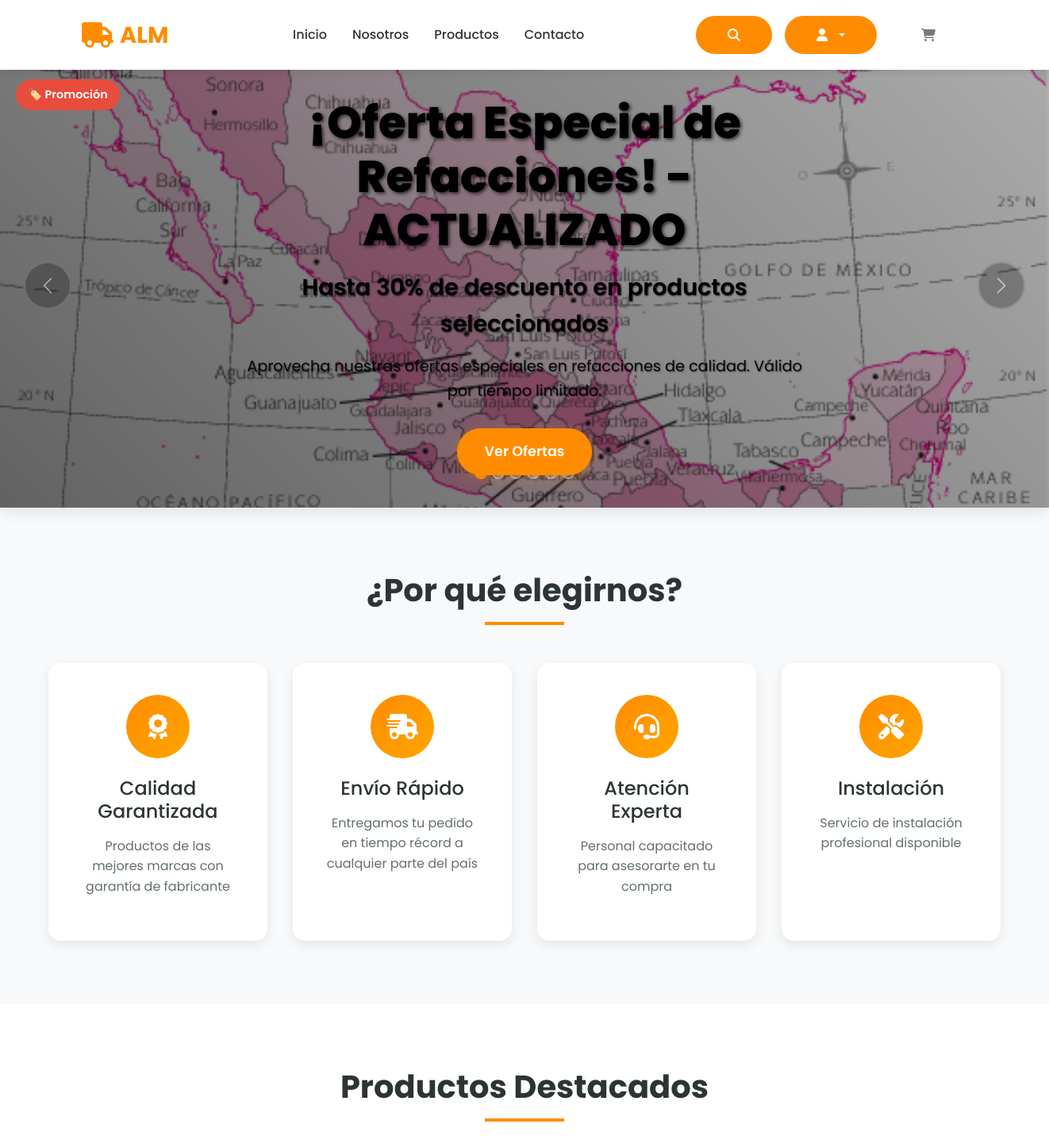
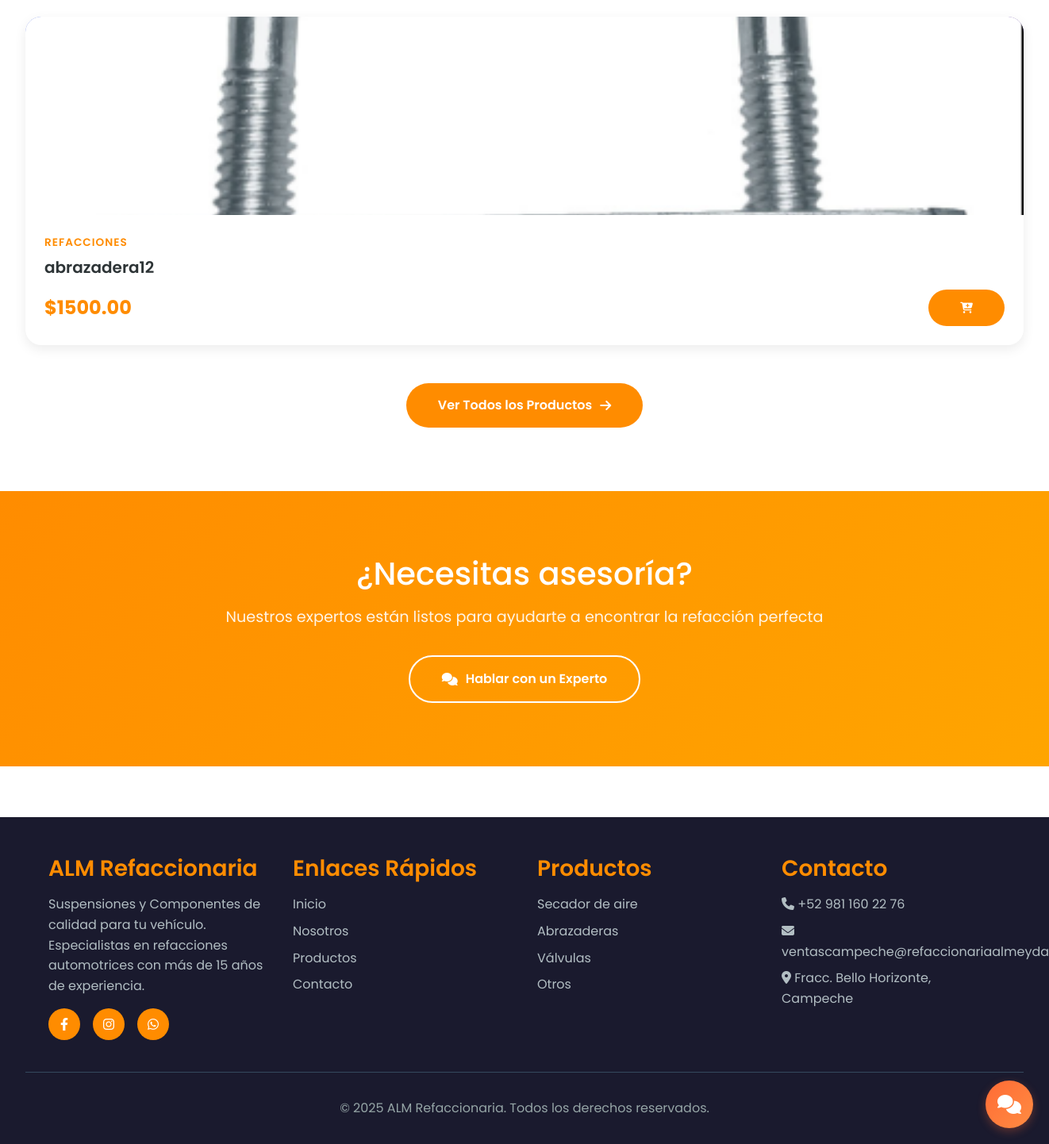
The page / on the database its author committed (2 pictures, top to bottom).
### store/models.py (models this page shows, shortened)
class CarouselSlide(models.Model):
    title = models.CharField(max_length=200, verbose_name="Título")
    subtitle = models.CharField(max_length=300, blank=True, null=True, verbose_name="Subtítulo")
    description = models.TextField(blank=True, null=True, verbose_name="Descripción")
    image = models.ImageField(upload_to=carousel_image_path, verbose_name="Imagen")
    button_text = models.CharField(max_length=50, blank=True, null=True, verbose_name="Texto del botón")
    button_link = models.URLField(blank=True, null=True, verbose_name="Enlace del botón")
    external_link = models.BooleanField(default=False, verbose_name="¿Enlace externo?")
    is_active = models.BooleanField(default=True, verbose_name="Activo")
    order = models.PositiveIntegerField(default=0, verbose_name="Orden de aparición")
    SLIDE_TYPES = [
        ('promotion', '🏷️ Promoción/Oferta'),
        ('business', '🏢 Negocio/Instalaciones'),
        ('product', '🔧 Producto Destacado'),
        ('service', '⚙️ Servicio'),
        ('announcement', '📢 Anuncio General'),
    ]
    slide_type = models.CharField(max_length=20, choices=SLIDE_TYPES, default='promotion', verbose_name="Tipo de slide")
    background_color = models.CharField(max_length=7, default='#ffffff', verbose_name="Color de fondo",
                                      help_text="Formato hex: #ffffff")
    text_color = models.CharField(max_length=7, default='#000000', verbose_name="Color del texto",
                                help_text="Formato hex: #000000")
    created_at = models.DateTimeField(auto_now_add=True)
    updated_at = models.DateTimeField(auto_now=True)
    start_date = models.DateTimeField(blank=True, null=True, verbose_name="Fecha de inicio",
                                    help_text="Dejar vacío para mostrar inmediatamente")
    end_date = models.DateTimeField(blank=True, null=True, verbose_name="Fecha de fin",
                                  help_text="Dejar vacío para mostrar indefinidamente")
    @property
    def is_visible(self):
        if not self.is_active:
            return False
        from django.utils import timezone
        now = timezone.now()
        if self.start_date and now < self.start_date:
            return False
        if self.end_date and now > self.end_date:
            return False
        return True
    @property
    def image_url(self):
        if self.image:
            return self.image.url
        return '/static/images/carousel_placeholder.jpg'
    class Meta:
        ordering = ['order', '-created_at']
        verbose_name = "Slide del Carrusel"
        verbose_name_plural = "Slides del Carrusel"

class Product(models.Model):
    CATEGORY_CHOICES = [
        ('Sujeción y Soporte', 'Sujeción y Soporte'),
        ('Motor y Transmisión', 'Motor y Transmisión'),
        ('Sistema hidraulico y Neumatico', 'Sistema hidraulico y Neumatico'),
        ('Bujes y Casquillos', 'Bujes y Casquillos'),
        ('Sistema de Frenos', 'Sistema de Frenos'),
        ('Accesorios y Misceláneos', 'Accesorios y Misceláneos'),
    ]
    MATERIAL_CHOICES = [
        ('Acero', 'Acero'),
        ('Hierro fundido', 'Hierro fundido'),
        ('Bronce / Latón', 'Bronce / Latón'),
        ('Aluminio', 'Aluminio'),
        ('Goma / Poliuretano', 'Goma / Poliuretano'),
        ('Otro', 'Otro'),
    ]
    PROVEEDOR_CHOICES = [
        ('Productos Almeyda', 'Productos Almeyda'),
    ]
    proveedor = models.CharField(max_length=100, choices=PROVEEDOR_CHOICES)
    seller = models.ForeignKey(User, on_delete=models.CASCADE)
    name = models.CharField(max_length=200)
    description = models.TextField(max_length=1000, null=True, blank=True)
    price = models.FloatField()
    offer_price = models.FloatField(null=True, blank=True)
    offer = models.BooleanField(default=False)
    quantity = models.IntegerField()
    category = models.CharField(max_length=50, choices=CATEGORY_CHOICES)
    height_cm = models.FloatField()
    width_cm = models.FloatField()
    material = models.CharField(max_length=50, choices=MATERIAL_CHOICES)
    likes = models.ManyToManyField(User, related_name='liked_products', blank=True)
    date_of_delivery = models.DateField(null=True, blank=True)
    image = models.ImageField(null=True, blank=False)
    imageuno = models.ImageField(null=True, blank=False)
    imagedos = models.ImageField(null=True, blank=False)
    imagetres = models.ImageField(null=True, blank=False)
    @property
    def imageURL(self):
        try:
            url = self.image.url
        except:
            url = ''
        return url

### store/views.py (the view)
# urls.py: path('', views.index, name="index"),
def index(request):
    data = cartData(request)
    cartItems = data['cartItems']
    carousel_slides = CarouselSlide.objects.filter(
        is_active=True
    ).order_by('order', '-created_at')
    visible_slides = [slide for slide in carousel_slides if slide.is_visible]
    products_destacados = Product.objects.filter(
        quantity__gt=0  # Solo productos con stock
    ).order_by('-id')[:8]  # Los 8 productos más recientes
    context = {
        'carousel_slides': visible_slides,
        'products_destacados': products_destacados,
        'cartItems': cartItems
    }
    return render(request, 'store/index.html', context)

### store/utils.py (called while the page is built)
def cartData(request):
    if request.user.is_authenticated:
        try:
            customer = request.user.customer
            order = Order.objects.filter(customer=customer, complete=False).first()
            if order:
                items = order.orderitem_set.all()
                cartItems = order.get_cart_items
            else:
                items = []
                order = {'get_cart_total': 0, 'get_cart_items': 0, 'shipping': False}
                cartItems = 0
        except Customer.DoesNotExist:
            items = []
            order = {'get_cart_total': 0, 'get_cart_items': 0, 'shipping': False}
            cartItems = 0
    else:
        items = []
        order = {'get_cart_total': 0, 'get_cart_items': 0, 'shipping': False}
        cartItems = 0
    return {'cartItems': cartItems, 'order': order, 'items': items}

### store/templates/store/index.html (shortened to what this page needs)
{% extends 'store/base.html' %}
{% load static %}
{% block content %}
{% if carousel_slides %}
<div id="mainCarousel" class="carousel slide main-carousel" data-bs-ride="carousel" data-bs-interval="5000">
    <div class="carousel-indicators">
    </div>
    <div class="carousel-inner">
        {% for slide in carousel_slides %}
        <div class="carousel-item {% if forloop.first %}active{% endif %}"
             style="background-image: url('{{ slide.image_url }}'); background-color: {{ slide.background_color }};">
            <div class="slide-type-badge badge-{{ slide.slide_type }}">
                {% if slide.slide_type == 'promotion' %}🏷️ Promoción
                {% elif slide.slide_type == 'business' %}🏢 Negocio
                {% elif slide.slide_type == 'product' %}🔧 Producto
                {% elif slide.slide_type == 'service' %}⚙️ Servicio
                {% elif slide.slide_type == 'announcement' %}📢 Anuncio
                {% endif %}
            </div>
            <div class="carousel-overlay">
                <div class="carousel-content" style="color: {{ slide.text_color }};">
                    <h1>{{ slide.title }}</h1>
                    {% if slide.subtitle %}
                        <div class="subtitle">{{ slide.subtitle }}</div>
                    {% endif %}
                    {% if slide.description %}
                        <p>{{ slide.description }}</p>
                    {% endif %}
                    {% if slide.button_text and slide.button_link %}
                        <a href="{{ slide.button_link }}" class="carousel-btn"
                           {% if slide.external_link %}target="_blank" rel="noopener"{% endif %}>
                            {{ slide.button_text }}
                        </a>
                    {% endif %}
                </div>
            </div>
        </div>
        {% endfor %}
    </div>
    <button class="carousel-control-prev" type="button" data-bs-target="#mainCarousel" data-bs-slide="prev">
        <span class="carousel-control-prev-icon" aria-hidden="true"></span>
    </button>
    <button class="carousel-control-next" type="button" data-bs-target="#mainCarousel" data-bs-slide="next">
        <span class="carousel-control-next-icon" aria-hidden="true"></span>
    </button>
</div>
{% endif %}
<section class="features">
    <div class="section-title">
        <h2>¿Por qué elegirnos?</h2>
        <div class="underline"></div>
    </div>
    <div class="features-grid">
        <div class="feature-card">
            <div class="feature-icon">
                <i class="fas fa-award"></i>
            </div>
            <h3>Calidad Garantizada</h3>
            <p>Productos de las mejores marcas con garantía de fabricante</p>
        </div>
        <div class="feature-card">
            <div class="feature-icon">
                <i class="fas fa-shipping-fast"></i>
            </div>
            <h3>Envío Rápido</h3>
            <p>Entregamos tu pedido en tiempo récord a cualquier parte del país</p>
        </div>
        <div class="feature-card">
            <div class="feature-icon">
                <i class="fas fa-headset"></i>
            </div>
            <h3>Atención Experta</h3>
            <p>Personal capacitado para asesorarte en tu compra</p>
        </div>
        <div class="feature-card">
            <div class="feature-icon">
                <i class="fas fa-tools"></i>
            </div>
            <h3>Instalación</h3>
            <p>Servicio de instalación profesional disponible</p>
        </div>
    </div>
</section>
<section class="products">
    <div class="section-title">
        <h2>Productos Destacados</h2>
        <div class="underline"></div>
    </div>
    <div class="products-grid">
        {% for product in products_destacados %}
        <div class="product-card">
            <div class="product-image">
                {% if product.image %}
                <img src="{{ product.imageURL }}" alt="{{ product.name }}">
                {% else %}
                <div class="product-image-placeholder">
                    <i class="fas fa-cog"></i>
                </div>
                {% endif %}
            </div>
            <div class="product-info">
                <div class="product-category">{{ product.section|default:"Refacciones" }}</div>
                <h3><a href="{% url 'product_detail' product.pk %}">{{ product.name }}</a></h3>
                <div class="d-flex justify-content-between align-items-center">
                    <div class="product-pricing">
                        {% if product.offer %}
                            <span class="text-muted text-decoration-line-through me-2">${{ product.price|floatformat:2 }}</span>
                            <span class="product-price">${{ product.offer_price|floatformat:2 }}</span>
                        {% else %}
                            <span class="product-price">${{ product.price|floatformat:2 }}</span>
                        {% endif %}
                    </div>
                    <div class="product-actions">
                        <button class="btn btn-primary-custom btn-sm add-btn" data-product="{{ product.id }}" data-action="add">
                            <i class="fas fa-cart-plus"></i>
                        </button>
                    </div>
                </div>
            </div>
        </div>
        {% endfor %}
    </div>
    <div class="text-center mt-5">
        <a href="{% url 'store' %}" class="btn btn-primary">
            Ver Todos los Productos <i class="fas fa-arrow-right"></i>
        </a>
    </div>
</section>
<section class="cta-section">
    <h2>¿Necesitas asesoría?</h2>
    <p>Nuestros expertos están listos para ayudarte a encontrar la refacción perfecta</p>
    <a href="#" class="btn btn-secondary">
        <i class="fas fa-comments"></i>
        Hablar con un Experto
    </a>
</section>
{% endblock %}

### store/templates/store/base.html (style rules this page uses)
* { margin: 0; padding: 0; box-sizing: border-box; }
:root { --primary-color: #FF8C00; --secondary-color: #1a1a2e; --accent-color: #FFA500; --text-dark: #2d3436; --text-light: #636e72; --white: #ffffff; --light-bg: #f8f9fa; }
body { font-family: 'Poppins', sans-serif; line-height: 1.6; color: var(--text-dark); background-color: var(--white); }
.btn-primary-custom { background: var(--primary-color); color: white; border: none; padding: 0.7rem 1.5rem; border-radius: 50px; font-weight: 600; transition: all 0.3s ease; text-decoration: none; display: inline-flex; align-items: center; gap: 0.5rem; }
* { transition: background-color 0.3s ease, color 0.3s ease, border-color 0.3s ease; }

### rows shown on the page
CarouselSlide: image_url (picture), slide_type "🏷️ Promoción", title "¡Oferta Especial de Refacciones! - ACTUALIZADO", subtitle "Hasta 30% de descuento en productos seleccionados", description "Aprovecha nuestras ofertas especiales en refacciones de calidad. Válido por tiempo limitado.", button_text "Ver Ofertas"
Product: imageURL (picture), section "REFACCIONES", name "abrazadera12", price "1500.00"
